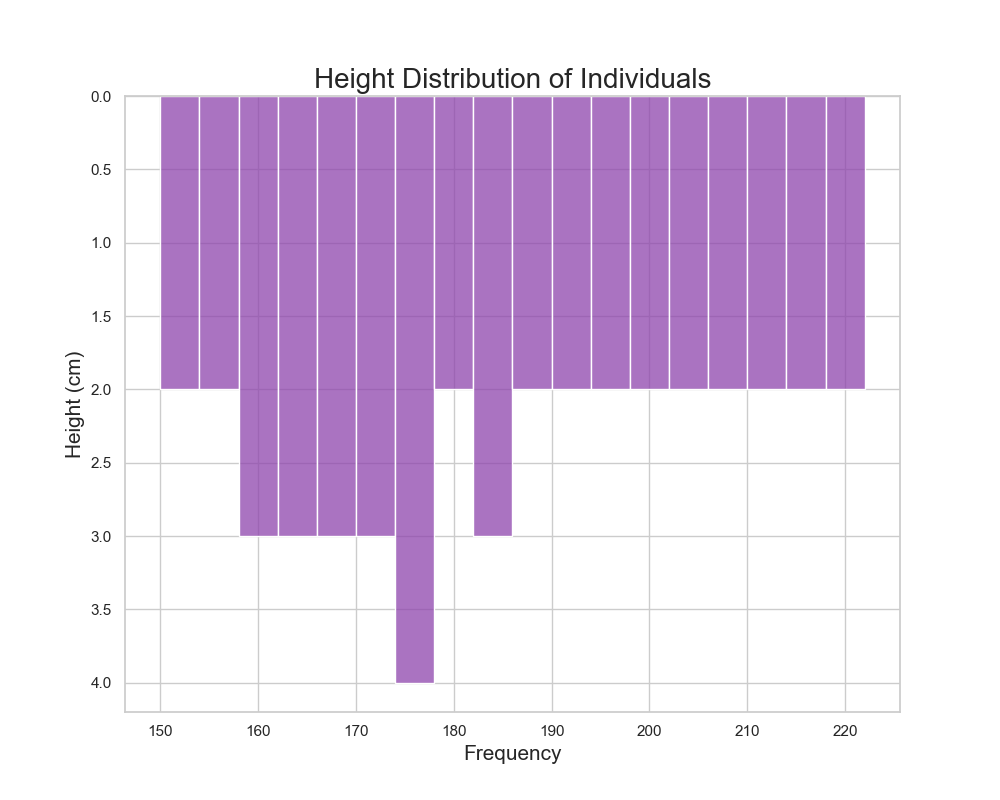

Here is the Python script that generated this plot:

import seaborn as sns
import pandas as pd
import matplotlib.pyplot as plt

# Data points
heights = [
    151, 155, 150, 158, 165, 160, 170, 175, 172, 168, 162, 157, 166, 161, 163, 169, 171, 174, 
    180, 185, 178, 176, 177, 182, 184, 186, 188, 190, 192, 194, 196, 198, 200, 202, 204, 206, 
    208, 210, 212, 214, 216, 218, 220
]

# Create DataFrame
data = pd.DataFrame({'Height': heights})

# Set the style
sns.set(style="whitegrid")

# Create the histogram
plt.figure(figsize=(10, 8))  # Change width and height of the chart
sns.histplot(data['Height'], bins=20, color="#8e44ad", kde=False, binwidth=4)  # Change color and bin width

# Customize the plot with title and labels
plt.title('Height Distribution of Individuals', fontsize=20)  # Change the topic/headline of the chart
plt.xlabel('Frequency', fontsize=15)
plt.ylabel('Height (cm)', fontsize=15)

# Change the direction of the chart
plt.gca().invert_yaxis()

# Display the plot
plt.show()
